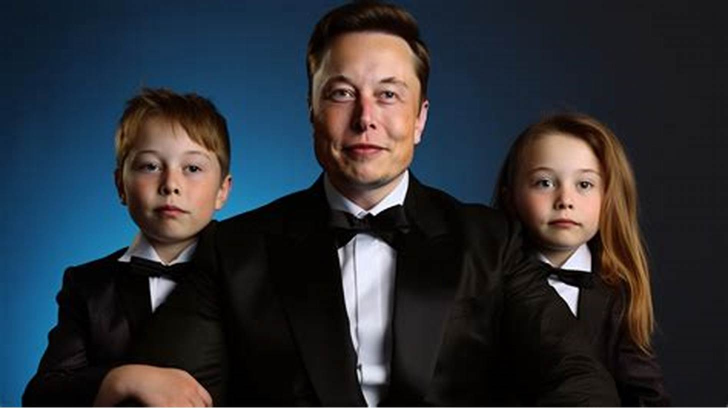
#> input picture elonn.png, 1456 x 816 px (shown at 1/2 size)
$ python main.py
#> lines starting #> are read from the running program, lines starting #| are printed output that depends on the picture; after the words box and inside, x2 and y2 are one past the last pixel; in counts of white or black regions, pixels touching at a corner belong together
import cv2
import matplotlib.pyplot as plt

face_cascade = cv2.CascadeClassifier("haarcascade_frontalface_default.xml")

img = cv2.imread("elonn.png")
#> img is the input picture: shape (816, 1456, 3); mean B, G, R 53.8, 47.6, 43.9
img = cv2.resize(img, (800, 500))
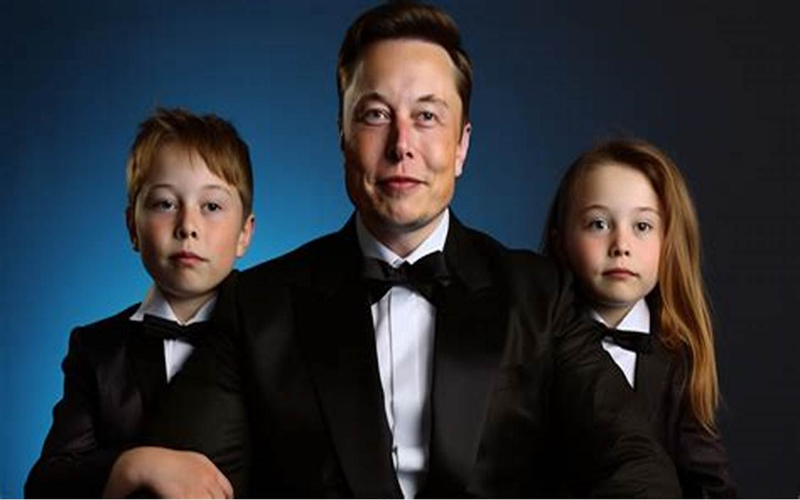
#> img: shape (500, 800, 3); mean B, G, R 53.8, 47.6, 43.8
gray_img = cv2.cvtColor(img, cv2.COLOR_BGR2GRAY)
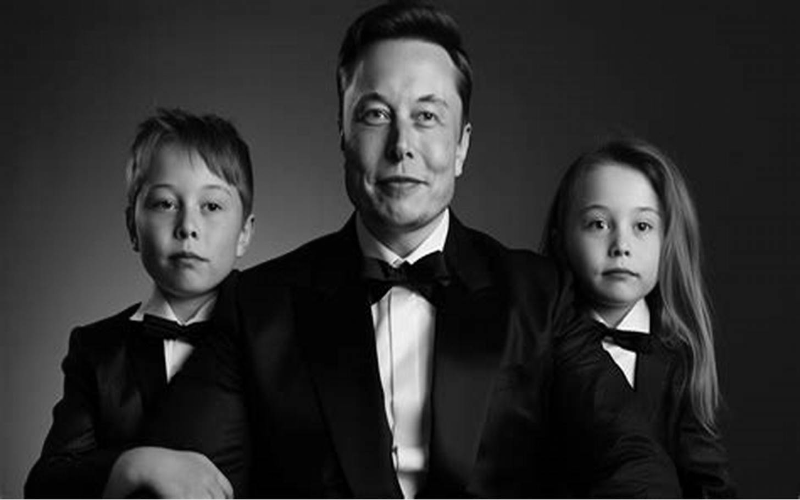
#> gray_img: shape (500, 800); min 0, max 254, mean 47.1

faces = face_cascade.detectMultiScale(gray_img, scaleFactor=1.05, minNeighbors=3)
#> faces = [[561, 178, 121, 121], [129, 158, 124, 124], [327, 55, 156, 156]]
print(faces)
#| [[561 178 121 121]
#|  [129 158 124 124]
#|  [327  55 156 156]]
for x, y, w, h in faces:
    img = cv2.rectangle(img, (x, y), (x + w, y + h), (0, 255, 0), 3)
#> this loop made 3 passes
#> pass 1, `img = cv2.rectangle(img, (x, y), (x + w, y + h), (0, 255, 0), 3)`:
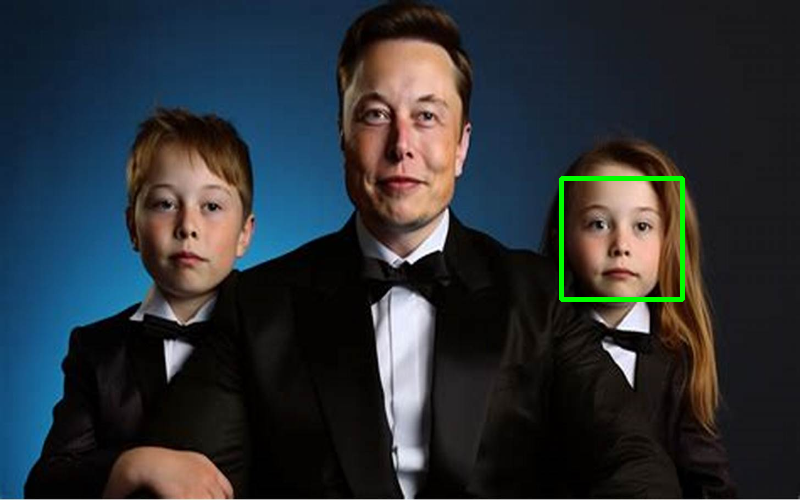
#> img: shape (500, 800, 3); 0.6% of pixels changed, all inside (x1, y1, x2, y2) = (559, 176, 685, 302)
#> pass 2, `img = cv2.rectangle(img, (x, y), (x + w, y + h), (0, 255, 0), 3)`:
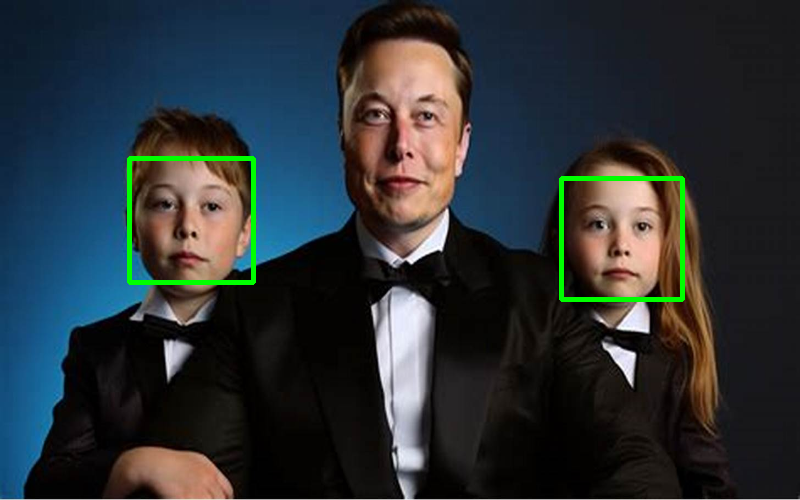
#> img: shape (500, 800, 3); 0.62% of pixels changed, all inside (x1, y1, x2, y2) = (127, 156, 256, 285)
#> pass 3, `img = cv2.rectangle(img, (x, y), (x + w, y + h), (0, 255, 0), 3)`:
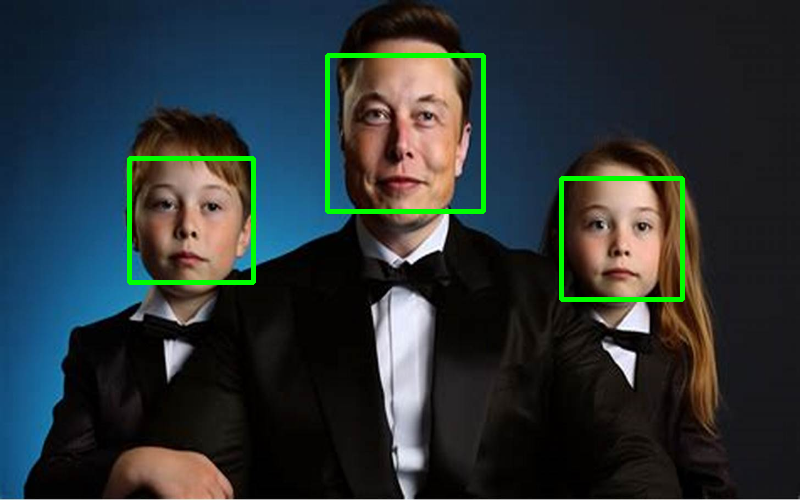
#> img: shape (500, 800, 3); 0.78% of pixels changed, all inside (x1, y1, x2, y2) = (325, 53, 486, 214)

cv2.imshow("facedetection", img)
plt.imshow(img)
plt.show()

cv2.waitKey(0)

cv2.destroyAllWindows()
